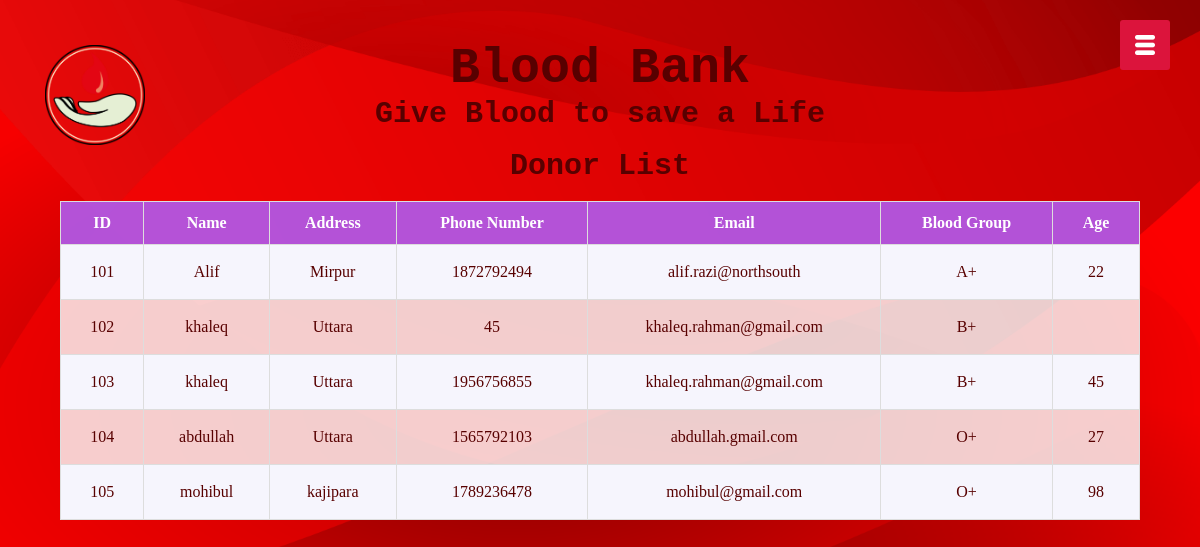
The app's page /admin/donor-list.php with its own data.
### tables this page shows
CREATE TABLE `donor` (
  `d_id` int(10) NOT NULL,
  `d_name` varchar(50) NOT NULL,
  `d_address` char(100) DEFAULT NULL,
  `d_b_group` char(3) DEFAULT NULL,
  `d_email` varchar(50) NOT NULL,
  `d_phone` int(11) NOT NULL,
  `d_age` int(11) DEFAULT NULL,
  `d_b_quan` int(11) DEFAULT NULL,
  `d_pass` varchar(20) NOT NULL
);

### admin/donor-list.php (the view, shortened to what this page needs)
<?php
include('../connection.php');
?>
<!DOCTYPE html>
<html>
<head>
	<img src="../picmain/main-logo.png" class="logo">
	<div class="banner-text">
		<h1>Blood Bank</h1>
		<p>Give Blood to save a Life</p>
	<link rel="stylesheet" type="text/css" href="../css-main/s8.css">
</head>
<body>
	<br>
<p align="center">Donor List</p>
<br>
<table id="customers" style="margin: 0px auto;">
  <tr>
		<th>ID</th>
        <th>Name</th>
        <th>Address</th>
	    <th>Phone Number</th>
	    <th>Email</th>
	    <th>Blood Group</th>
		<th>Age</th>
    </tr>
	<?php
$q=$db->query("SELECT * FROM donor");
while ($p=$q->fetch(PDO::FETCH_OBJ)) {
	?>
	<tr>
		<td><?= $p->d_id; ?></td>
        <td><?= $p->d_name; ?></td>
	    <td><?= $p->d_address; ?></td>
	    <td><?= $p->d_phone; ?></td>
		<td><?= $p->d_email; ?></td>
        <td><?= $p->d_b_group; ?></td>
	    <td><?= $p->d_age; ?></td>
    </tr>
	<?php
}
	 ?>
</table>
	<div id="menuBtn">
		<img src="../images/menu.png" id="menu">
	</div>
</body>
</html>

### css-main/s8.css (style rules this page uses)
* { margin: 0; padding: 0; font-family: 'Poppins', serif; }
body { background-image:url("../picmain/pic8.jpg");); background-size: cover; background-position: center; background-repeat: no-repeat; }
.logo { width: 100px; height: 100px; position: absolute; top: 45px; left: 45px; }
.banner-text { text-align: center; color: #580000; padding-top: 40px; }
.banner-text h1 { font-size: 50px; position: right; top: 4%; left:10%; font-family: 'Courier New', Courier, monospace; }
.banner-text p { font-size: 30px; font-family:'Courier New', Courier, monospace; font-weight: bold; }
#menuBtn { width: 50px; height: 50px; background: #DC143C; position: fixed; right: 30px; top: 20px; border-radius: 3px; z-index: 3; cursor: pointer; }
#menuBtn img { width: 20px; margin-top: 15px; }
#customers { font-family: "Trebuchet MS", Arial, Helvetica, sans-serif; border-collapse: collapse; width: 90%; margin: 5px; text-align: center; }
#customers td, #customers th { border: 1px solid #ddd; padding: 18px; }
#customers tr:nth-child(even) { background-color:#f6f5fd; }
#customers tr:nth-child(odd) { background-color:#fcfcfcd0; }
#customers th { padding-top: 12px; padding-bottom: 12px; text-align: center; background-color: #9314dca9; color: white; }

### records on screen
donor: d_id "101", d_name "Alif", d_address "Mirpur", d_phone "1872792494", d_email "alif.razi@northsouth", d_b_group "A+", d_age "22"
donor: d_id "102", d_name "khaleq", d_address "Uttara", d_phone "45", d_email "khaleq.rahman@gmail.com", d_b_group "B+"
donor: d_id "103", d_name "khaleq", d_address "Uttara", d_phone "1956756855", d_email "khaleq.rahman@gmail.com", d_b_group "B+", d_age "45"
donor: d_id "104", d_name "abdullah", d_address "Uttara", d_phone "1565792103", d_email "abdullah.gmail.com", d_b_group "O+", d_age "27"
donor: d_id "105", d_name "mohibul", d_address "kajipara", d_phone "1789236478", d_email "mohibul@gmail.com", d_b_group "O+", d_age "98"
